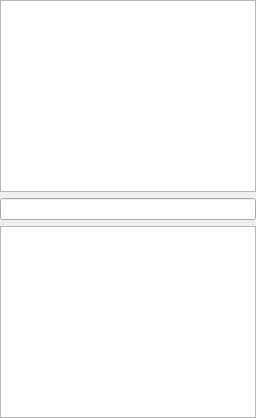
  <widget class="QDockWidget" name="commentsDock">
   <property name="windowTitle">
    <string>Comments</string>
   </property>
   <attribute name="dockWidgetArea">
    <number>2</number>
   </attribute>
   <widget class="QWidget" name="dockWidgetContents_8">
    <layout class="QVBoxLayout" name="verticalLayout">
     <property name="leftMargin">
      <number>0</number>
     </property>
     <property name="topMargin">
      <number>0</number>
     </property>
     <property name="rightMargin">
      <number>0</number>
     </property>
     <property name="bottomMargin">
      <number>0</number>
     </property>
     <item>
      <widget class="QWidget" name="comments_widget" native="true">
       <layout class="QVBoxLayout" name="_15">
        <property name="leftMargin">
         <number>0</number>
        </property>
        <property name="topMargin">
         <number>0</number>
        </property>
        <property name="rightMargin">
         <number>0</number>
        </property>
        <property name="bottomMargin">
         <number>0</number>
        </property>
        <item>
         <widget class="QTextEdit" name="commentEdit">
          <property name="minimumSize">
           <size>
            <width>120</width>
            <height>20</height>
           </size>
          </property>
          <property name="acceptRichText">
           <bool>false</bool>
          </property>
         </widget>
        </item>
        <item>
         <widget class="QLineEdit" name="commentEdit2"/>
        </item>
       </layout>
      </widget>
     </item>
     <item>
      <widget class="QTextEdit" name="diagCommentView">
       <property name="readOnly">
        <bool>true</bool>
       </property>
      </widget>
     </item>
    </layout>
   </widget>
  </widget>
